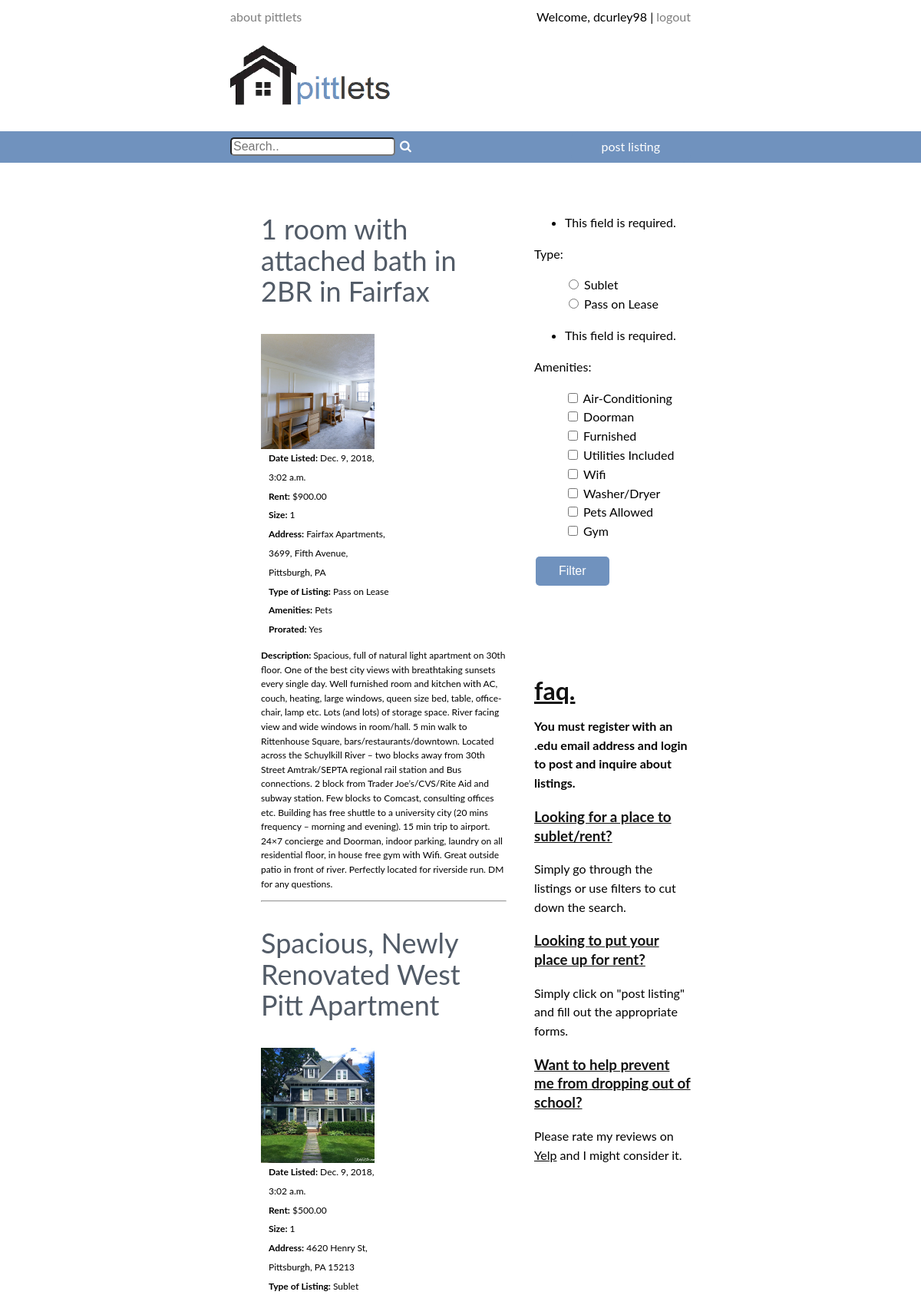
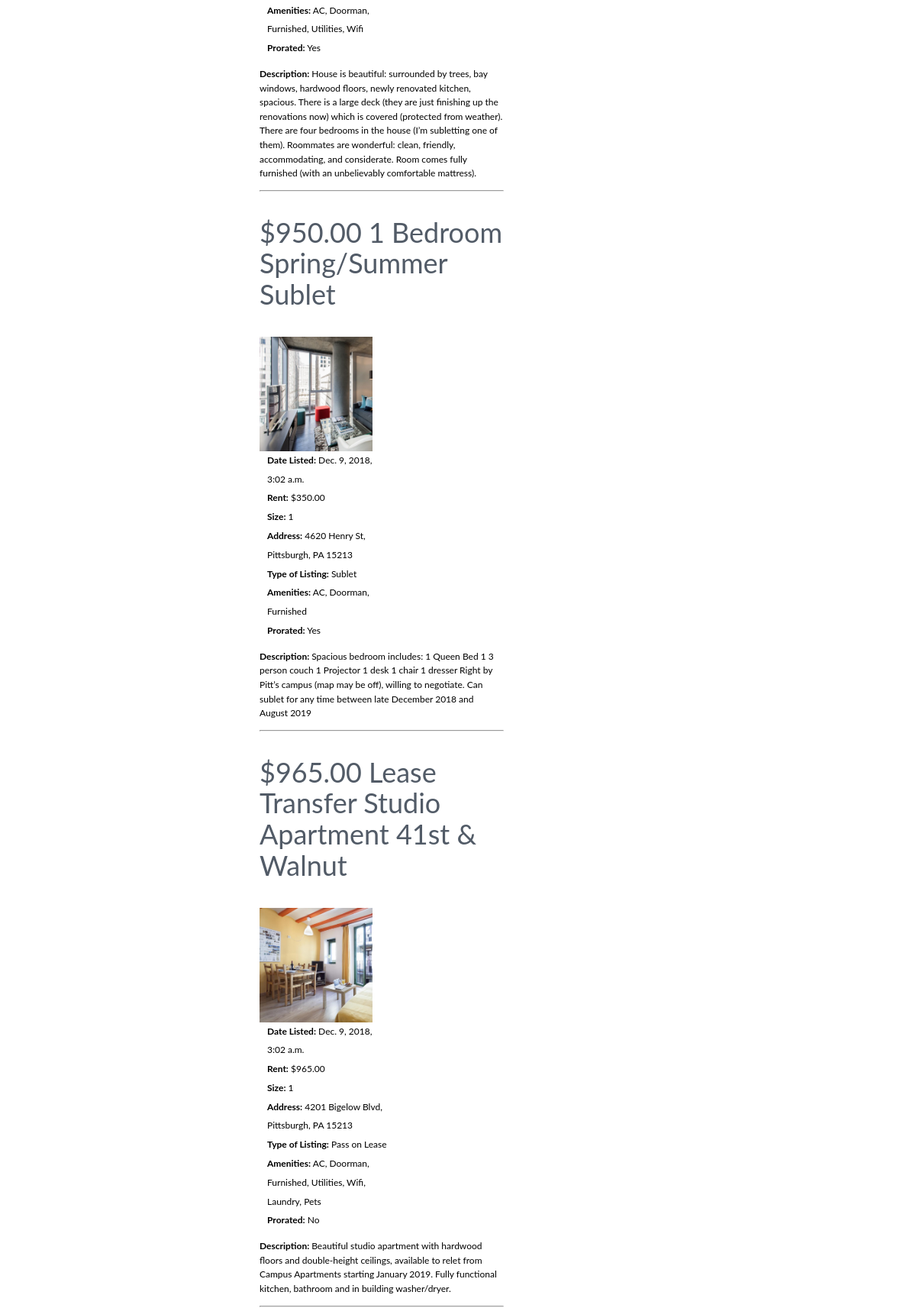
Screenshot of /search/ (signed in, upper part) with the database file from the repository (2 pictures, top to bottom).
### app/models.py (models this page shows)
class Listing(models.Model):
    title = models.CharField(max_length = 200, default = '')
    pub_date = models.DateTimeField(default=datetime.now())
    description = models.TextField(max_length = 5000, default = '')
    size = models.IntegerField(default = 1)
    address = models.CharField(max_length = 80, default = '')
    price = models.DecimalField(max_digits=8, decimal_places=2)
    amenities = models.CharField(max_length=100, default='ac')
    prorated = models.BooleanField(default = False)
    type = models.CharField(max_length = 30, default = 'n/a')
    user = models.ForeignKey(settings.AUTH_USER_MODEL, on_delete=models.CASCADE)

class Image(models.Model):
    post = models.ForeignKey(Listing, on_delete=models.CASCADE, related_name='images', default = None)
    photo = models.ImageField(verbose_name = 'Image')

### app/views.py (the view)
# urls.py: path('search/', app.views.search, name = 'search'),
def search(request):
    if request.method == 'GET':
        form = filterForm(request.GET)
        amenities = []
        type = 'None'
        search_query = {}
        if form.is_valid():
            amenities = form.cleaned_data.get('amenities')
            type = form.cleaned_data.get('type') # ['doorman, 'furnished', 'pets']
            if amenities != []:
                search_query['amenities'] = amenities
            search_query['type'] = type
        else:
            query = request.GET.get('search_box', '')
            search_query['description'] = query
        all_listings = Listing.objects.order_by('-pub_date')
        if 'amenities' in search_query:
            for amenity in search_query['amenities']:
                all_listings = all_listings.filter(amenities__icontains=amenity)
        if 'type' in search_query:
            all_listings = all_listings.filter(type__icontains= search_query['type'])
        if 'description' in search_query:
            all_listings = Listing.objects.filter(description__icontains=search_query['description'])
        if request.user.is_authenticated:
            authenticated = True
        else:
            authenticated = False
        all_listings = all_listings.order_by('-pub_date')
        page = request.GET.get('page', 1)
        paginator = Paginator(all_listings, 5)
        try:
            listings = paginator.page(page)
        except PageNotAnInteger:
            listings = paginator.page(1)
        except EmptyPage:
            listings = paginator.page(paginator.num_pages)
        all_images = Image.objects.all()
        context = {'listings': listings, 'is_authenticated': authenticated,
                   'user': request.user, 'list_of_image_querysets': all_images, 'form':form}
    else:
        form = filterForm()
    return render(request, 'search.html', context)

### app/forms.py
class filterForm(forms.Form):
    typeChoice = [('Sublet', 'Sublet'), ('Pass on Lease', 'Pass on Lease')]
    type = forms.ChoiceField(choices=typeChoice, widget=forms.RadioSelect())
    amenities = forms.MultipleChoiceField(
        choices=[('AC', 'Air-Conditioning'), ('Doorman', 'Doorman'), ('Furnished', 'Furnished'),
                 ('Utilities', 'Utilities Included'), ('Wifi', 'Wifi'), ('Laundry', 'Washer/Dryer'),
                 ('Pets', 'Pets Allowed'), ('Gym', 'Gym')],  # this is optional
        widget=forms.CheckboxSelectMultiple(attrs={'class': 'new_form'}),
    )

### templates/search.html (shortened to what this page needs)
{% extends "./layout.html" %}
{% load static %}
{% block content %}
    <br>
    <div class="first-column" ;>
        <ul>
            {% for listing in listings %}
                <br>
                <div class = 'home_posting' style = 'display:inline'>
                    <a style = 'line-height: 40px; font-size: 36px; color:#273342;' href = {% url 'listing_post' listing.id %}> {{ listing.title }} </a>
                    <br><br>
                    <div style = 'font-size: 12px;'>
                        {% for image in list_of_image_querysets %}
                            {% if image.post == listing %}
                                <div class = 'listing_image_container'>
                                    <img id = 'small_img' class = "listing_image"; src = "../../media/{{ image.photo }}">
                                </div>
                            {% endif %}
                        {% endfor %}
                        <div style = 'display: inline-block; max-width: 50%; padding-left: 10px;'>
                            <b>Date Listed:</b> {{ listing.pub_date }} <br>
                            <b>Rent:</b> ${{ listing.price }} <br>
                            <b>Size:</b> {{ listing.size }} <br>
                            <b>Address:</b> {{ listing.address }} <br>
                            <b>Type of Listing:</b> {{ listing.type }} <br>
                            <b>Amenities:</b> {{ listing.amenities }} <br>
                            {% if listing.prorated is not False %}
                                <b>Prorated:</b> Yes
                            {%  else %}
                                <b>Prorated:</b> No
                            {%  endif %}
                        </div>
                        <p>
                            <b>Description: </b>
                            {{ listing.description }}
                        </p>
                    </div>
                </div>
                <hr>
            {% endfor %}
        </ul>
    </div>
    <div class="second-column" ;>
        <br>
        <form name = 'search_filter' type = 'get' action = "{% url 'search' %}">
            {{ form.as_p }}
            <button class = 'button' type="submit" value = "search">Filter</button>
        </form>
        <br>
        <br>
        <br>
        <br>
        <h1 style="text-decoration:underline; color:#121212;"> faq.</h1>
        <b>You must register with an .edu email address and login to post and inquire about listings. </b>
        <h3 style="text-decoration:underline; color:#121212;"> Looking for a place to sublet/rent?</h3>
        Simply go through the listings or use filters to cut down the search.
        <h3 style="text-decoration:underline; color:#121212;"> Looking to put your place up for rent?</h3>
        Simply click on "post listing" and fill out the appropriate forms.
        <h3 style="text-decoration:underline; color:#121212;"> Want to help prevent me from dropping out of school?</h3>
        Please rate my reviews on <a href = "https://www.yelp.com/user_details?userid=XCZm0RRjnvz54mZGP25_cg";>Yelp</a> and I might consider it.
    </div>
{% endblock content %}

### templates/layout.html (shortened to what this page needs)
{% load static %}
<!DOCTYPE html>
<html lang="en">
<head>
    <link rel="stylesheet" type="text/css" href="{% static 'css/main.css' %}">
    <link rel="stylesheet" href="https://cdnjs.cloudflare.com/ajax/libs/font-awesome/4.7.0/css/font-awesome.min.css">
</head>
<body>
    <div class = 'header'>
        <div class = 'header-top'>
            <div class = 'header-left'>
                <a href =  {% url 'about' %}>about pittlets</a>
            </div>
            <div class = 'header-right'>
                Welcome,
                {% if is_authenticated is True %}
                    {{ user.username }}
                    | <a href = {% url 'logout' %}>logout</a>
                {% else %}
                    Guest!
                    | <a href = {% url 'signup' %}>register</a>/<a href = {% url 'login' %}>login</a>
                {% endif %}
            </div>
            <br>
            <a style = "opacity: 1;" href = {% url 'home' %} >
                <img class = "centered_image" src = "{% static 'images/logo.png' %}"></img>
            </a>
        </div>
        <br>
        <div class = 'strip'>
            <div class = 'strip-content'>
                <div class = 'strip-content-left'>
                    <form name = 'search_form' type = 'get' action = "{% url 'search' %}">
                        <input name = 'search_box' class = 'search'; type="text" placeholder="Search..">
                        <button id = 'search_submit' type="submit"><i class="fa fa-search"></i></button>
                    </form>
                </div>
                <div class = 'strip-content-right'>
                    <a class = 'post' style = "opacity:1;" href= {% url 'post' %}>
                        post listing
                </div>
            </div>
        </div>
    </div>
    <div class = 'content'>
        {% block content %}
        {% endblock content %}
    </div>
<br><br><br><br><br><br><br><br><br><br><br><br><br><br><br><br><br><br><br><br><br><br><br><br><br><br><br><br><br><br><br><br><br><br><br><br><br><br><br><br><br><br><br><br><br><br><br><br><br>
</body>
</html>

### static/css/main.css (style rules this page uses)
html { font-weight: normal; }
.first-column { width: 60%; float: left; }
.second-column { width: 34%; float: right; }
.content { width: 50%; margin: auto; }
.post { color: white; float:right; background-color: #7092BE; border-radius: 10px; padding: 8px 40px; }
.search { font-size: 16px; float: left; margin-top: 8px; border-radius: 5px; display: inline-block; }
.strip button { background: #7092BE; color: white; margin-top: 10px; font-size: 16px; cursor: pointer; border-style: none; }
.strip { position: relative; background-color: #7092BE; width: 100%; height: 41px; }
.strip-content-left { float:left; }
.strip-content-right { float:right; }
.strip-content { width: 50%; margin: auto; max-width: 900px; }
.centered_image { width: 50%; opacity: 1; }
body { font-family: 'Lato', sans-serif; line-height: 1.55em; font-size: 16px; margin: 0; margin-top: 10px; }
p { line-height: 1.55em; }
a { color: black; }
.header { position: relative; color: black; font-size: 16px; font-family: 'Lato', sans-serif; overflow: hidden; }
.header-top { width: 50%; margin: auto; max-width: 900px; }
.header-left { float: left; }
.header-right { float: right; }
.header a { opacity: .5; text-decoration: none; }
.listing_image_container { min-width: 40%; max-width: 40%; min-height: 40%; max-height: 40%; overflow:hidden; display: inline-block; padding-right: 20px; vertical-align: top; padding-top: 10px; }
.listing_image { float:left; max-height: 150px; padding-right: 10px; overflow: hidden; display: inline-block; }
.home_posting a { opacity: 0.8; text-decoration: none; }

### templates/search.html (style rules this page uses)
#id_amenities { list-style-type: none !important; list-style: none !important; }
#id_type { list-style-type: none !important; list-style: none !important; }
.button { background-color: #7092BE; border: none; color: white; padding: 10px 30px; text-align: center; text-decoration: none; display: inline-block; font-size: 16px; margin: 4px 2px; cursor: pointer; border-radius: 5px; opacity: 1; }

### rows the page displays
Listing: title "1 room with attached bath in 2BR in Fairfax", pub_date "Dec. 9, 2018, 3:02 a.m.", price "900.00", size "1", address "Fairfax Apartments, 3699, Fifth Avenue, Pittsburgh, PA", type "Pass on Lease", amenities "Pets", shows "Prorated:", prorated "Yes", description "Spacious, full of natural light apartment on 30th floor. One of the best city views with breathtaking sunsets every single day. Well furnished room and kitchen with AC, couch, heating, large windows, queen size bed, table, office-chair, lamp etc. Lots (and lots) of storage space. River facing view and wide windows in room/hall. 5 min walk to Rittenhouse Square, bars/restaurants/downtown. Located across the Schuylkill River – two blocks away from 30th Street Amtrak/SEPTA regional rail station and Bus connections. 2 block from Trader Joe’s/CVS/Rite Aid and subway station. Few blocks to Comcast, consulting offices etc. Building has free shuttle to a university city (20 mins frequency – morning…"
Image: photo (picture)
Listing: title "Spacious, Newly Renovated West Pitt Apartment", pub_date "Dec. 9, 2018, 3:02 a.m.", price "500.00", size "1", address "4620 Henry St, Pittsburgh, PA 15213", type "Sublet", amenities "AC, Doorman, Furnished, Utilities, Wifi", shows "Prorated:", prorated "Yes", description "House is beautiful: surrounded by trees, bay windows, hardwood floors, newly renovated kitchen, spacious. There is a large deck (they are just finishing up the renovations now) which is covered (protected from weather). There are four bedrooms in the house (I’m subletting one of them). Roommates are wonderful: clean, friendly, accommodating, and considerate. Room comes fully furnished (with an unbelievably comfortable mattress)."
Image: photo (picture)
Listing: title "$950.00 1 Bedroom Spring/Summer Sublet", pub_date "Dec. 9, 2018, 3:02 a.m.", price "350.00", size "1", address "4620 Henry St, Pittsburgh, PA 15213", type "Sublet", amenities "AC, Doorman, Furnished", shows "Prorated:", prorated "Yes", description "Spacious bedroom includes: 1 Queen Bed 1 3 person couch 1 Projector 1 desk 1 chair 1 dresser Right by Pitt’s campus (map may be off), willing to negotiate. Can sublet for any time between late December 2018 and August 2019"
Image: photo (picture)
Listing: title "$965.00 Lease Transfer Studio Apartment 41st & Walnut", pub_date "Dec. 9, 2018, 3:02 a.m.", price "965.00", size "1", address "4201 Bigelow Blvd, Pittsburgh, PA 15213", type "Pass on Lease", amenities "AC, Doorman, Furnished, Utilities, Wifi, Laundry, Pets", shows "Prorated:", prorated "No", description "Beautiful studio apartment with hardwood floors and double-height ceilings, available to relet from Campus Apartments starting January 2019. Fully functional kitchen, bathroom and in building washer/dryer."
Image: photo (picture)

### other values shown
{{ user.username }} "dcurley98"
